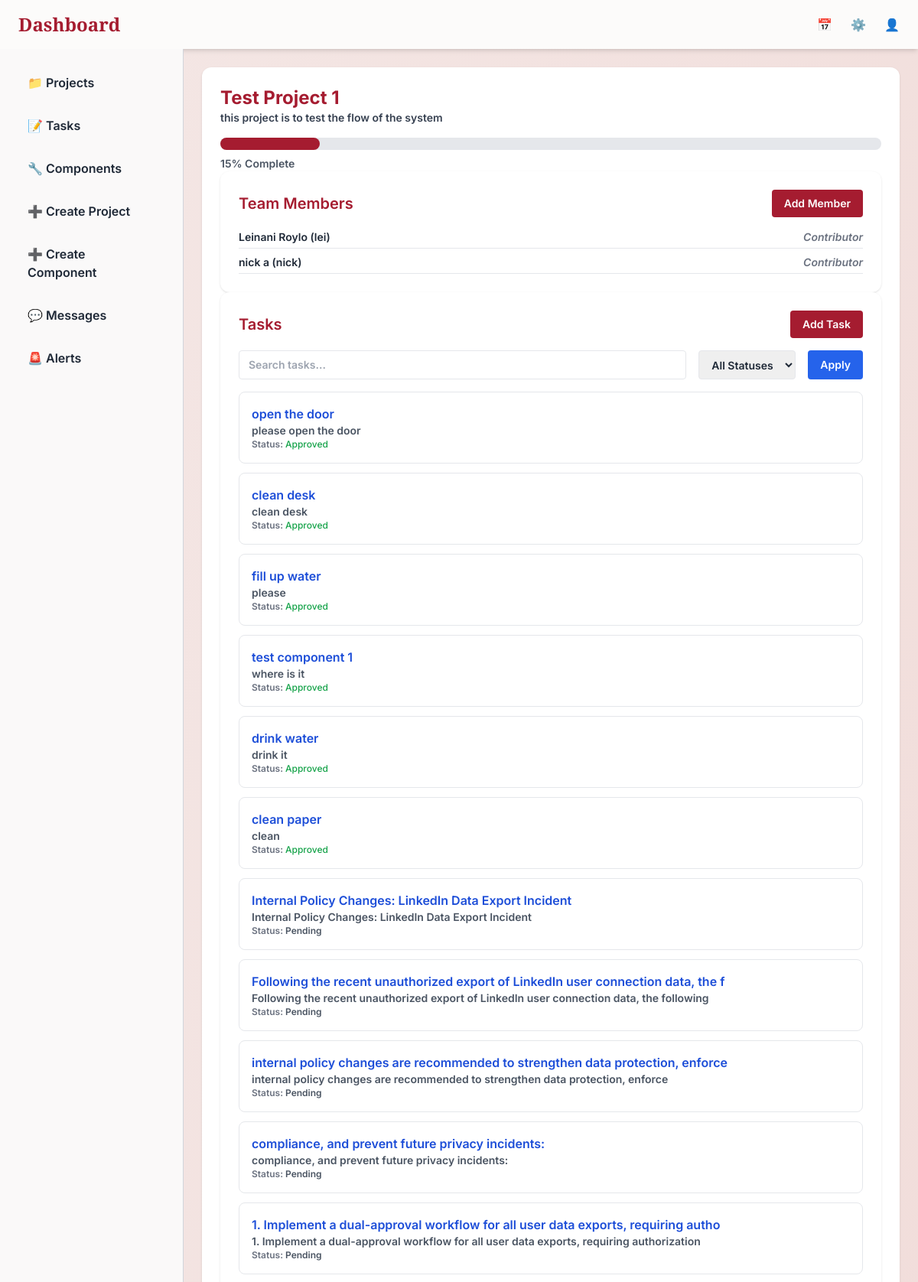
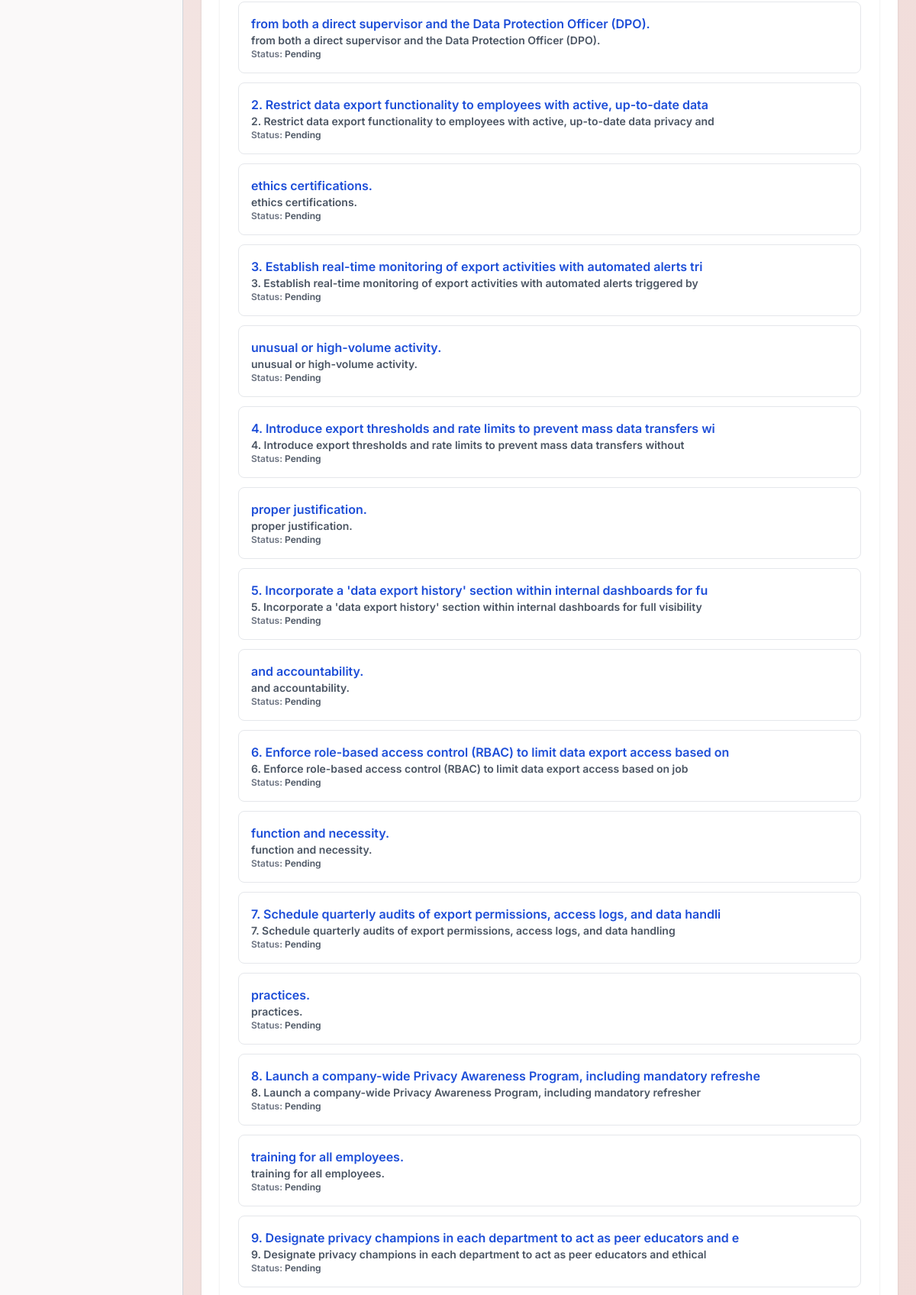
The app's page /projects/1/ (signed in, upper part) with its own data (2 pictures, top to bottom).
### tracker/models.py (models this page shows, shortened)
class Project(models.Model):
    name = models.CharField(max_length=100)
    description = models.TextField(blank=True)
    start_date = models.DateField(null=True, blank=True)
    end_date = models.DateField(null=True, blank=True)
    status = models.CharField(
        max_length=20,
        choices=[('ongoing', 'Ongoing'), ('completed', 'Completed'), ('paused', 'Paused')],
        default='ongoing'
    )
    progress = models.FloatField(default=0)
    assigned_users = models.ManyToManyField(User, related_name='assigned_projects', blank=True)
    @property
    def progress(self):
        total = self.tasks.count()
        if total == 0:
            return 0
        approved = self.tasks.filter(is_approved=True).count()
        return int((approved / total) * 100)

class Task(models.Model):
    section = models.CharField(max_length=20, blank=True, null=True)
    title = models.CharField(max_length=100)
    description = models.TextField(blank=True)
    project = models.ForeignKey(Project, on_delete=models.CASCADE, related_name='tasks', null=True, blank=True)
    component = models.ForeignKey(Component, on_delete=models.SET_NULL, null=True, blank=True)
    assigned_to = models.ForeignKey(User, on_delete=models.SET_NULL, null=True, blank=True)
    completed = models.BooleanField(default=False)
    submitted_for_approval = models.BooleanField(default=False)
    is_approved = models.BooleanField(default=False)
    notes = models.TextField(blank=True, null=True)
    image = models.ImageField(upload_to='tasks/images/', blank=True, null=True)
    video = models.FileField(upload_to='tasks/videos/', blank=True, null=True)
    audio = models.FileField(upload_to='tasks/audio/', blank=True, null=True)
    document = models.FileField(upload_to='tasks/docs/', blank=True, null=True)
    due_date = models.DateField(null=True, blank=True)
    status = models.CharField(
        max_length=20,
        choices=[('todo', 'To Do'), ('in_progress', 'In Progress'), ('completed', 'Completed'), ('approved', 'Approved')],
        default='todo'
    )
    created_at = models.DateTimeField(auto_now_add=True)

### tracker/views.py (the view)
# urls.py: path('projects/<int:project_id>/', views.project_detail_view, name='project_detail'),
@login_required
def project_detail_view(request, project_id):
    project = get_object_or_404(Project, id=project_id)
    tasks = project.tasks.all()
    components = project.components.all()
    search_query = request.GET.get('search', '')
    status_filter = request.GET.get('status', 'all')
    sort_by = request.GET.get('sort', '')
    if search_query:
        tasks = tasks.filter(Q(title__icontains=search_query) | Q(description__icontains=search_query))
    if status_filter == 'completed':
        tasks = tasks.filter(is_completed=True)
    elif status_filter == 'pending':
        tasks = tasks.filter(is_completed=False)
    if sort_by == 'due':
        tasks = tasks.order_by('due_date')
    elif sort_by == 'priority':
        tasks = tasks.order_by('priority')
    users = project.assigned_users.all() if hasattr(project, 'assigned_users') else []
    documents = project.documents.all() if hasattr(project, 'documents') else []
    progress = project.progress if hasattr(project, 'progress') else 0
    return render(request, 'tracker/project_detail.html', {
        'project': project,
        'tasks': tasks,
        'components': components,
        'search_query': search_query,
        'status_filter': status_filter,
        'sort_by': sort_by,
        'users': users,
        'documents': documents,
        'progress': progress,
    })

### tracker/templates/tracker/project_detail.html (shortened to what this page needs)
<!DOCTYPE html>
<html lang="en">
<head>
  <script src="https://cdn.tailwindcss.com"></script>
</head>
<body class="h-screen overflow-hidden font-inter font-semibold bg-gradient-to-br from-[#f4e7e5] to-[#f0d9d6] text-gray-800">
  <header class="bg-[#fcfbfa] shadow-md px-6 py-4 flex justify-between items-center">
    <h1 class="text-2xl font-playfair text-[#a51c30]">Dashboard</h1>
    <div class="flex items-center gap-6">
      <a href="calendar.html" class="hover:text-[#a51c30] transition-transform duration-300 hover:scale-110">📅</a>
      <a href="settings.html" class="hover:text-[#a51c30] transition-transform duration-300 hover:rotate-12">⚙️</a>
      <a href="profile.html" class="hover:text-[#a51c30] transition-transform duration-300 hover:scale-110">👤</a>
    </div>
  </header>
  <div class="flex h-[calc(100vh-72px)]">
    <aside class="w-1/5 bg-[#faf9f9] border-r border-gray-300 p-6 overflow-y-auto">
      <nav class="flex flex-col gap-4">
        <a href="{% url 'project_list' %}" class="flex items-center gap-3 text-gray-800 px-3 py-2 rounded-md hover:bg-[#f4e8e7] hover:text-[#a51c30] hover:translate-x-1 transition-all">📁 Projects</a>
        <a href="{% url 'assign_tasks' %}" class="flex items-center gap-3 text-gray-800 px-3 py-2 rounded-md hover:bg-[#f4e8e7] hover:text-[#a51c30] hover:translate-x-1 transition-all">📝 Tasks</a>
        <a href="{% url 'components' %}" class="flex items-center gap-3 text-gray-800 px-3 py-2 rounded-md hover:bg-[#f4e8e7] hover:text-[#a51c30] hover:translate-x-1 transition-all">🔧 Components</a>
        <a href="{% url 'create_project' %}" class="flex items-center gap-3 text-gray-800 px-3 py-2 rounded-md hover:bg-[#f4e8e7] hover:text-[#a51c30] hover:translate-x-1 transition-all">➕ Create Project</a>
        <a href="{% url 'create_component' %}" class="flex items-center gap-3 text-gray-800 px-3 py-2 rounded-md hover:bg-[#f4e8e7] hover:text-[#a51c30] hover:translate-x-1 transition-all">➕ Create Component</a>
        <a href="messages.html" class="flex items-center gap-3 text-gray-800 px-3 py-2 rounded-md hover:bg-[#f4e8e7] hover:text-[#a51c30] hover:translate-x-1 transition-all">💬 Messages</a>
        <a href="alerts.html" class="flex items-center gap-3 text-gray-800 px-3 py-2 rounded-md hover:bg-[#f4e8e7] hover:text-[#a51c30] hover:translate-x-1 transition-all">🚨 Alerts</a>
      </nav>
    </aside>
    <div class="flex-1 p-6 space-y-8 overflow-y-auto">
      <div class="bg-white p-6 rounded-xl shadow">
        <h2 class="text-2xl font-bold text-[#a51c30]">{{ project.name }}</h2>
        <p class="text-sm text-gray-700 mb-4">{{ project.description }}</p>
        <div class="w-full bg-gray-200 rounded-full h-4 mb-2">
          <div class="bg-[#a51c30] h-4 rounded-full" style="width: {{ project.progress }}%;"></div>
        </div>
        <p class="text-sm text-gray-600">{{ project.progress|floatformat:0 }}% Complete</p>
        <div class="bg-white p-6 rounded-xl shadow">
          <div class="flex justify-between items-center mb-4">
            <h3 class="text-xl font-semibold text-[#a51c30]">Team Members</h3>
            <a href="{% url 'add_team_member' project.id %}" class="bg-[#a51c30] text-white px-4 py-2 rounded text-sm">Add Member</a>
          </div>
          <ul class="space-y-2">
            {% for user in project.assigned_users.all %}
            <li class="flex justify-between text-sm text-gray-800 border-b pb-1">
              <span>{{ user.get_full_name }} ({{ user.username }})</span>
              <span class="italic text-gray-500">
                {% if user.profile.role %}{{ user.profile.role }}{% else %}Contributor{% endif %}
              </span>
            </li>
            {% empty %}
            <li class="text-gray-500">No team members assigned.</li>
            {% endfor %}
          </ul>
        </div>
        <div class="bg-white p-6 rounded-xl shadow">
          <div class="flex justify-between items-center mb-4">
            <h3 class="text-xl font-semibold text-[#a51c30]">Tasks</h3>
            <a href="{% url 'create_task' project.id %}" class="bg-[#a51c30] text-white px-4 py-2 rounded text-sm">Add Task</a>
          </div>
          <form method="get" class="flex flex-wrap gap-4 mb-4">
            <input type="text" name="search" placeholder="Search tasks..." class="flex-1 border rounded px-3 py-2 text-sm">
            <select name="status" class="border rounded px-3 py-2 text-sm">
              <option value="">All Statuses</option>
            </select>
            <button type="submit" class="bg-blue-600 text-white px-4 py-2 rounded text-sm">Apply</button>
          </form>
          <ul class="space-y-3">
            {% for task in project.tasks.all %}
            <li class="border p-4 rounded-lg hover:bg-[#fdf3f2] transition">
              <a href="{% if task.is_completed and not task.is_approved %}
                         {% url 'review_task_for_approval' task.id %}
                       {% else %}
                         {% url 'review_task_for_approval' task.id %}
                       {% endif %}" class="block">
                <h4 class="font-semibold text-blue-700 hover:underline">{{ task.title }}</h4>
                <p class="text-sm text-gray-600">{{ task.description }}</p>
                <p class="text-xs text-gray-500">Status:
                  {% if task.is_approved %}
                    <span class="text-green-600 font-medium">Approved</span>
                  {% elif task.is_completed %}
                    <span class="text-yellow-600 font-medium">Completed (Pending Approval)</span>
                  {% else %}
                    <span class="text-gray-600">Pending</span>
                  {% endif %}
                </p>
              </a>
            </li>
            {% empty %}
            <li class="text-gray-500">No tasks match your filters.</li>
            {% endfor %}
          </ul>
        </div>
    </div>
</body>
</html>

### tracker/templates/tracker/project_detail.html (style rules this page uses)
.font-playfair { font-family: 'Playfair Display', serif; }
.font-inter { font-family: 'Inter', sans-serif; }

### records on screen
Project: name "Test Project 1", description "this project is to test the flow of the system", progress "15"
Task: title "open the door", description "please open the door", is_approved "Approved"
Task: title "clean desk", description "clean desk", is_approved "Approved"
Task: title "fill up water", description "please", is_approved "Approved"
Task: title "test component 1", description "where is it", is_approved "Approved"
Task: title "drink water", description "drink it", is_approved "Approved"
Task: title "clean paper", description "clean", is_approved "Approved"
Task: title "Internal Policy Changes: LinkedIn Data Export Incident", description "Internal Policy Changes: LinkedIn Data Export Incident", is_approved "Pending"
Task: title "Following the recent unauthorized export of LinkedIn user connection data, the f", description "Following the recent unauthorized export of LinkedIn user connection data, the following", is_approved "Pending"
Task: title "internal policy changes are recommended to strengthen data protection, enforce", description "internal policy changes are recommended to strengthen data protection, enforce", is_approved "Pending"
Task: title "compliance, and prevent future privacy incidents:", description "compliance, and prevent future privacy incidents:", is_approved "Pending"
Task: title "1. Implement a dual-approval workflow for all user data exports, requiring autho", description "1. Implement a dual-approval workflow for all user data exports, requiring authorization", is_approved "Pending"
Task: title "from both a direct supervisor and the Data Protection Officer (DPO).", description "from both a direct supervisor and the Data Protection Officer (DPO).", is_approved "Pending"
Task: title "2. Restrict data export functionality to employees with active, up-to-date data", description "2. Restrict data export functionality to employees with active, up-to-date data privacy and", is_approved "Pending"
Task: title "ethics certifications.", description "ethics certifications.", is_approved "Pending"
Task: title "3. Establish real-time monitoring of export activities with automated alerts tri", description "3. Establish real-time monitoring of export activities with automated alerts triggered by", is_approved "Pending"
Task: title "unusual or high-volume activity.", description "unusual or high-volume activity.", is_approved "Pending"
Task: title "4. Introduce export thresholds and rate limits to prevent mass data transfers wi", description "4. Introduce export thresholds and rate limits to prevent mass data transfers without", is_approved "Pending"
Task: title "proper justification.", description "proper justification.", is_approved "Pending"
Task: title "5. Incorporate a 'data export history' section within internal dashboards for fu", description "5. Incorporate a 'data export history' section within internal dashboards for full visibility", is_approved "Pending"
Task: title "and accountability.", description "and accountability.", is_approved "Pending"
Task: title "6. Enforce role-based access control (RBAC) to limit data export access based on", description "6. Enforce role-based access control (RBAC) to limit data export access based on job", is_approved "Pending"
Task: title "function and necessity.", description "function and necessity.", is_approved "Pending"
Task: title "7. Schedule quarterly audits of export permissions, access logs, and data handli", description "7. Schedule quarterly audits of export permissions, access logs, and data handling", is_approved "Pending"
Task: title "practices.", description "practices.", is_approved "Pending"
Task: title "8. Launch a company-wide Privacy Awareness Program, including mandatory refreshe", description "8. Launch a company-wide Privacy Awareness Program, including mandatory refresher", is_approved "Pending"
Task: title "training for all employees.", description "training for all employees.", is_approved "Pending"
Task: title "9. Designate privacy champions in each department to act as peer educators and e", description "9. Designate privacy champions in each department to act as peer educators and ethical", is_approved "Pending"

### other values on screen
{{ user.get_full_name }} "Leinani Roylo"
{{ user.username }} "lei"
{{ user.get_full_name }} "nick a"
{{ user.username }} "nick"
